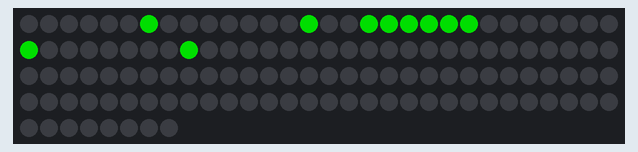
Simulated run of this program. Board: Raspberry Pi (BCM pin numbers). On the bench: 128 RGB LEDs in strip order, left to right, continuing on the next row. Dim RGB values are drawn brighter than linear; random numbers come from a fixed seed; the interpreter's speed is modelled, so counts of loop turns are approximate; what the program prints to the terminal is not drawn.

Above: at 0.6 s.
At 8.8 s:
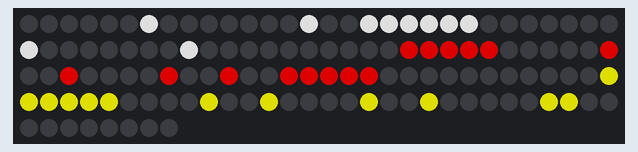
At 14.0 s:
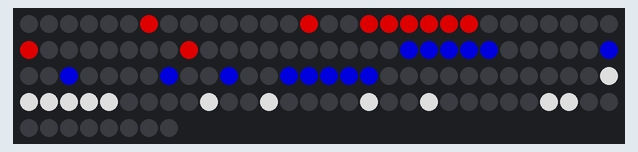
At 19.3 s:
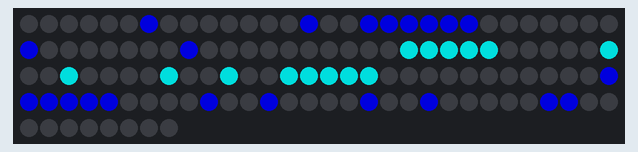
At 28.2 s:
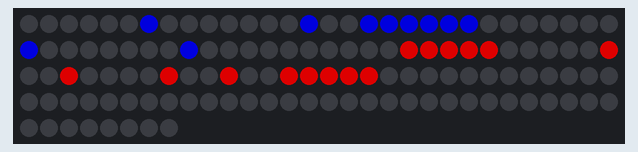
At 38.7 s:
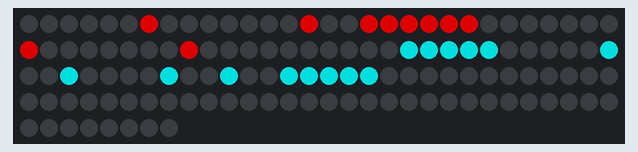

The program:

led_message.py
```python
#!/usr/bin/env python3
# LED Matrix test - Mike Cook July 2020
# Needs to run in supervisor mode
# sudo /usr/bin/idle-python3.7
# or modify the "Desktop entry" to what IDE you use to include sudo at the start

import time
import board
import neopixel
import random

def main():
    init()
    print("Neopixel LED test run an LED round the matrix")
    mPass = 6
    while True:
        mPass += 1
        if mPass > 7 : mPass = 1
        colour(mPass)
        displayTAP(0.05, 0.8, True, False)

def init():
    global defineT, defineA, defineP, tap
    global pixels
    defineT = [ 6, 14, 22, 30, 38, 21, 20, 19, 18, 17 ]
    defineA = [ 62, 70, 53, 77, 52, 76, 51, 59, 67, 75, 50, 74, 49, 73 ]
    defineP = [ 89, 90, 91, 92, 93, 94, 102, 110, 117, 116, 107, 99 ]
    tap = [ defineT, defineA, defineP ]
    random.seed()
    pixel_pin = board.D18
    num_pixels = 128
    # RGB or GRB. Some NeoPixels have red and green reversed
    ORDER = neopixel.GRB
    BRIGHTNESS = 0.6 # this is maximum brightness for 3A external supply
    pixels = neopixel.NeoPixel(pixel_pin, num_pixels,
                               brightness = BRIGHTNESS,
                               auto_write=False, pixel_order = ORDER)

def displayTAP( pixelDelay, letterDelay, wipe, keepCol):
    global col
    for i in range(3):
        if not keepCol:
            newCol = col
            while newCol == col :
                colour(random.randint(1,7))
        for j in range(len(tap[i])):
            pixels[tap[i][j]] = col
            pixels.show()
            time.sleep(pixelDelay)
        time.sleep(letterDelay)
    #junk = input(" ")
    if wipe :
        pixels.fill((0, 0, 0))
        pixels.show()
        time.sleep(letterDelay)

def colour(n): # different colour on each pass
    global col
    col = ((n & 1) * 255, ((n & 2)>>1) * 255, ((n & 4)>>2) * 255)

# Main program logic:
if __name__ == '__main__':
   main()
```

Measured:
- what the display in image 1 shows lasts 0.8 s, from 8.8 s to 9.6 s
